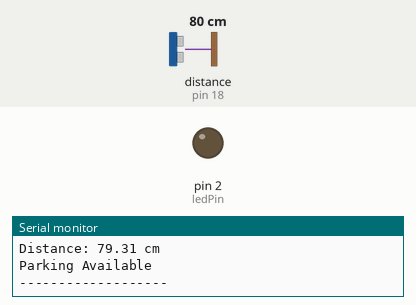
Bench run of a sketch on a simulated Arduino Uno, built with avr-gcc and run on an emulated ATmega328P. Parts: output pins drawn as LEDs (lit = HIGH), the last lines printed to the serial monitor. Wiring (inferred from the names in the program): ultrasonic range finder: trigger pin 5; echo pin 18. The inputs (shaded band) are chosen by the test bench; at power-on: distance to the obstacle (sensor on pin 18) 80 cm. The echo pulse lasts 58.3 µs per cm; pins used as bus, display or sensor lines are not drawn.

Above: at 2.8 s.
2.9 s: distance to the obstacle (sensor on pin 18) set to 56 cm
5.6 s: distance to the obstacle (sensor on pin 18) set to 46 cm
At 7.2 s:
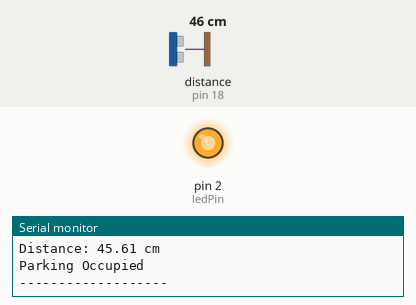
8.3 s: distance to the obstacle (sensor on pin 18) set to 60 cm
At 10.6 s:
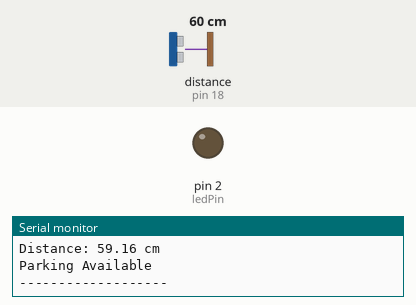
11.5 s: distance to the obstacle (sensor on pin 18) set to 2 cm
At 13.4 s:
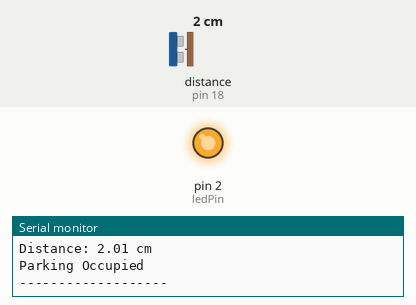
Timing chart, 0 to 14.9 s (numbered marks = the images above; inputs shaded):
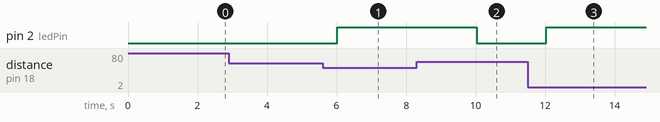

Measured:
- the behaviour switches between 51 and 50 cm on distance to the obstacle (sensor on pin 18) (found by bisection; images 0 and 1)
- after the input at 5.6 s, pin 2 (ledPin): LOW → HIGH after 0.42 s
- after the input at 8.3 s, pin 2 (ledPin): HIGH → LOW after 1.7 s
- after the input at 11.5 s, pin 2 (ledPin): LOW → HIGH after 0.53 s

The sketch:

smart_parking_system.ino
```cpp
// Smart Parking System
// Codtech Internship
// Intern: Harisri C M

const int trigPin = 5;
const int echoPin = 18;
const int ledPin = 2;

long duration;
float distance;

void setup() {
  Serial.begin(115200);

  pinMode(trigPin, OUTPUT);
  pinMode(echoPin, INPUT);
  pinMode(ledPin, OUTPUT);

  Serial.println("Smart Parking System Started");
}

void loop() {
  digitalWrite(trigPin, LOW);
  delayMicroseconds(2);

  digitalWrite(trigPin, HIGH);
  delayMicroseconds(10);

  digitalWrite(trigPin, LOW);

  duration = pulseIn(echoPin, HIGH);
  distance = duration * 0.034 / 2;

  Serial.print("Distance: ");
  Serial.print(distance);
  Serial.println(" cm");

  if (distance < 50) {
    digitalWrite(ledPin, HIGH);
    Serial.println("Parking Occupied");
  } else {
    digitalWrite(ledPin, LOW);
    Serial.println("Parking Available");
  }

  Serial.println("-------------------");
  delay(2000);
}
```
